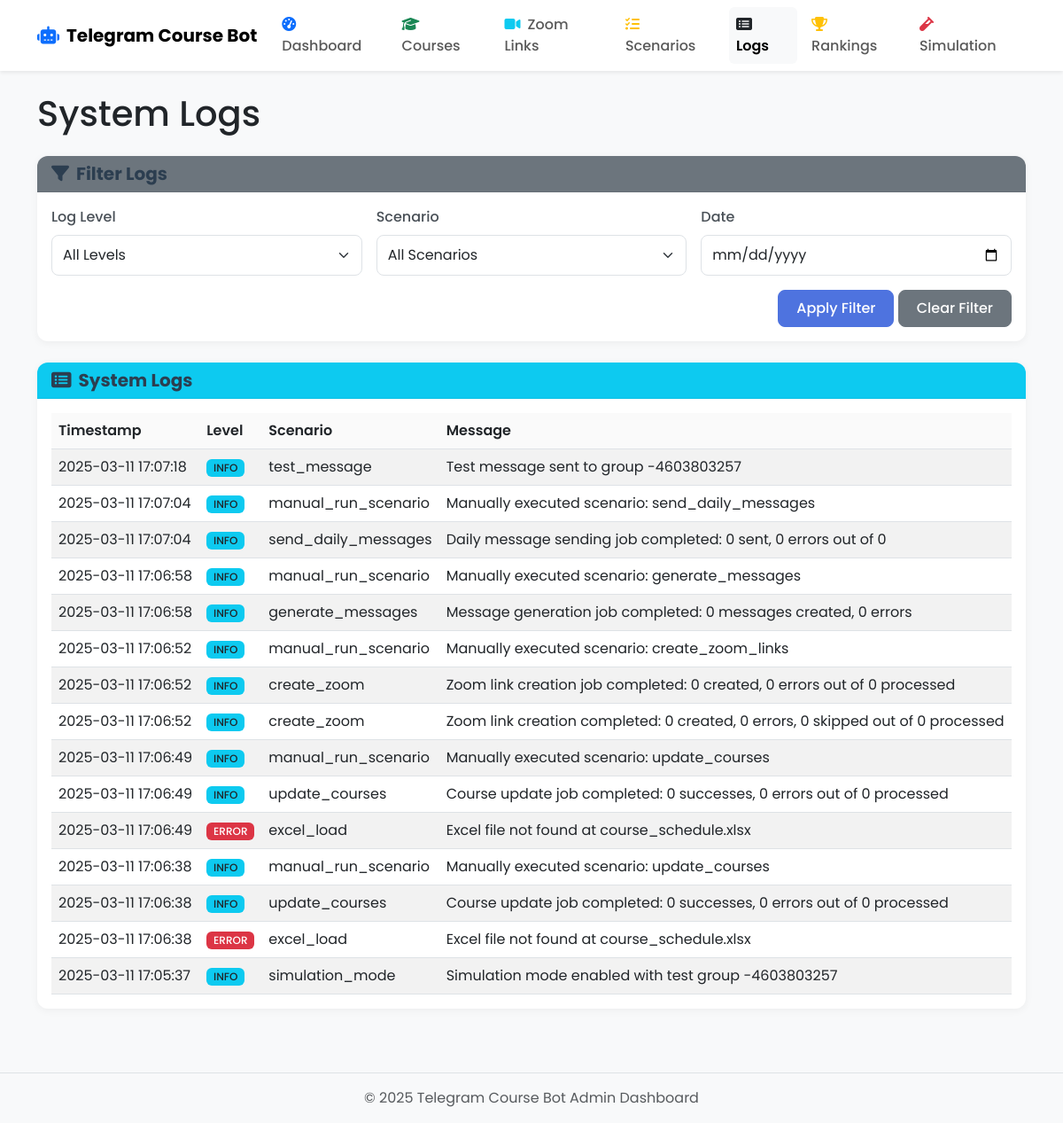
Page /logs on the earlier database version.
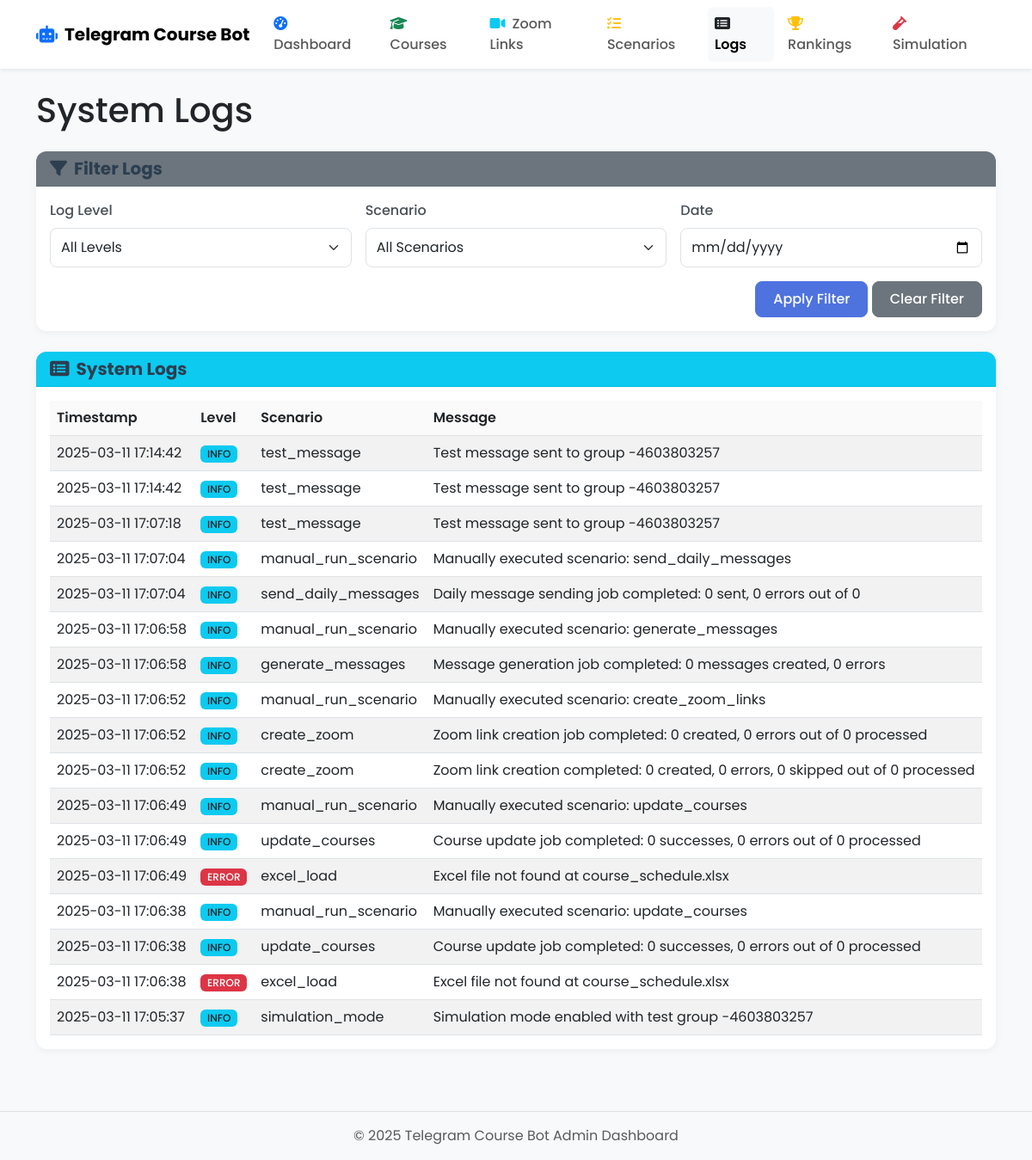
Same page on the later database version.
### models.py (models this page shows, shortened)
class Log(db.Model):
    id = db.Column(db.Integer, primary_key=True)
    level = db.Column(db.String(20), nullable=False)  # INFO, WARNING, ERROR
    scenario = db.Column(db.String(100), nullable=True)  # Which scenario the log is related to
    message = db.Column(db.Text, nullable=False)
    timestamp = db.Column(db.DateTime, default=datetime.utcnow)

### routes.py (the view)
    @app.route('/logs')
    def logs():
        all_logs = Log.query.order_by(Log.timestamp.desc()).all()
        return render_template('logs.html', logs=all_logs)

### templates/logs.html (shortened to what this page needs)
{% extends 'layout.html' %}
{% block content %}
<div class="row">
    <div class="col-12">
        <h1 class="mb-4">System Logs</h1>
    </div>
</div>
<div class="card mb-4">
    <div class="card-header bg-secondary text-white">
        <h5 class="mb-0"><i class="fas fa-filter me-2"></i>Filter Logs</h5>
    </div>
    <div class="card-body">
        <form id="filterForm" class="row g-3">
            <div class="col-md-4">
                <label for="level-filter" class="form-label">Log Level</label>
                <select id="level-filter" class="form-select">
                    <option value="all">All Levels</option>
                </select>
            </div>
            <div class="col-md-4">
                <label for="scenario-filter" class="form-label">Scenario</label>
                <select id="scenario-filter" class="form-select">
                    <option value="all">All Scenarios</option>
                </select>
            </div>
            <div class="col-md-4">
                <label for="date-filter" class="form-label">Date</label>
                <input type="date" id="date-filter" class="form-control">
            </div>
            <div class="col-12 text-end">
                <button type="button" id="apply-filter" class="btn btn-primary">Apply Filter</button>
                <button type="button" id="clear-filter" class="btn btn-secondary">Clear Filter</button>
            </div>
        </form>
    </div>
</div>
<div class="card">
    <div class="card-header bg-info text-white">
        <h5 class="mb-0"><i class="fas fa-list-alt me-2"></i>System Logs</h5>
    </div>
    <div class="card-body">
        {% if logs %}
        <div class="table-responsive">
            <table class="table table-striped table-hover" id="logs-table">
                <thead>
                    <tr>
                        <th>Timestamp</th>
                        <th>Level</th>
                        <th>Scenario</th>
                        <th>Message</th>
                    </tr>
                </thead>
                <tbody>
                    {% for log in logs %}
                    <tr class="log-row"
                        data-level="{{ log.level }}"
                        data-scenario="{{ log.scenario }}"
                        data-date="{{ log.timestamp.strftime('%Y-%m-%d') }}">
                        <td>{{ log.timestamp.strftime('%Y-%m-%d %H:%M:%S') }}</td>
                        <td>
                            {% if log.level == 'INFO' %}
                                <span class="badge bg-info text-dark">INFO</span>
                            {% elif log.level == 'WARNING' %}
                                <span class="badge bg-warning text-dark">WARNING</span>
                            {% elif log.level == 'ERROR' %}
                                <span class="badge bg-danger">ERROR</span>
                            {% endif %}
                        </td>
                        <td>{{ log.scenario or 'System' }}</td>
                        <td>{{ log.message }}</td>
                    </tr>
                    {% endfor %}
                </tbody>
            </table>
        </div>
        {% else %}
        <div class="alert alert-info">No logs available.</div>
        {% endif %}
    </div>
</div>
{% endblock %}

### templates/layout.html (shortened to what this page needs)
<!DOCTYPE html>
<html lang="en" data-bs-theme="light">
<head>
    <link href="https://cdn.jsdelivr.net/npm/bootstrap@5.3.0/dist/css/bootstrap.min.css" rel="stylesheet">
    <link rel="stylesheet" href="https://cdnjs.cloudflare.com/ajax/libs/font-awesome/6.4.0/css/all.min.css">
    <link rel="stylesheet" href="{{ url_for('static', filename='css/custom.css') }}">
</head>
<body>
    <nav class="navbar navbar-expand-lg navbar-light bg-white shadow-sm sticky-top">
        <div class="container">
            <a class="navbar-brand fw-bold" href="{{ url_for('dashboard') }}">
                <i class="fas fa-robot text-primary me-2"></i>Telegram Course Bot
            </a>
            <div class="collapse navbar-collapse" id="navbarNav">
                <ul class="navbar-nav ms-auto">
                    <li class="nav-item mx-1">
                        <a class="nav-link rounded {% if request.path == '/' or request.path == '/admin' %}active bg-light{% endif %}"
                           href="{{ url_for('dashboard') }}">
                            <i class="fas fa-tachometer-alt me-1 text-primary"></i> Dashboard
                        </a>
                    </li>
                    <li class="nav-item mx-1">
                        <a class="nav-link rounded {% if request.path == '/courses' %}active bg-light{% endif %}"
                           href="{{ url_for('courses') }}">
                            <i class="fas fa-graduation-cap me-1 text-success"></i> Courses
                        </a>
                    </li>
                    <li class="nav-item mx-1">
                        <a class="nav-link rounded {% if request.path == '/zoom-links' %}active bg-light{% endif %}"
                           href="{{ url_for('zoom_links') }}">
                            <i class="fas fa-video me-1 text-info"></i> Zoom Links
                        </a>
                    </li>
                    <li class="nav-item mx-1">
                        <a class="nav-link rounded {% if request.path == '/scenarios' %}active bg-light{% endif %}"
                           href="{{ url_for('scenarios') }}">
                            <i class="fas fa-tasks me-1 text-warning"></i> Scenarios
                        </a>
                    </li>
                    <li class="nav-item mx-1">
                        <a class="nav-link rounded {% if request.path == '/logs' %}active bg-light{% endif %}"
                           href="{{ url_for('logs') }}">
                            <i class="fas fa-list-alt me-1 text-dark"></i> Logs
                        </a>
                    </li>
                    <li class="nav-item mx-1">
                        <a class="nav-link rounded {% if request.path == '/rankings' %}active bg-light{% endif %}"
                           href="{{ url_for('rankings') }}">
                            <i class="fas fa-trophy me-1 text-warning"></i> Rankings
                        </a>
                    </li>
                    <li class="nav-item mx-1">
                        <a class="nav-link rounded {% if request.path == '/simulation' %}active bg-light{% endif %}"
                           href="{{ url_for('simulation') }}">
                            <i class="fas fa-vial me-1 text-danger"></i> Simulation
                        </a>
                    </li>
                </ul>
            </div>
        </div>
    </nav>
    <div class="container mt-4 mb-5">
        {% block content %}{% endblock %}
    </div>
    <footer class="footer bg-light py-3 mt-auto border-top">
        <div class="container text-center">
            <span class="text-muted">© 2025 Telegram Course Bot Admin Dashboard</span>
        </div>
    </footer>
</body>
</html>

### static/css/custom.css (style rules this page uses)
body { min-height: 100vh; display: flex; flex-direction: column; font-family: 'Poppins', sans-serif; background-color: #f8f9fa; color: #212529; }
.footer { margin-top: auto; }
.card { border-radius: 0.75rem; box-shadow: 0 2px 10px rgba(0, 0, 0, 0.05); margin-bottom: 1.5rem; border: none; background-color: #ffffff; transition: transform 0.2s, box-shadow 0.2s; }
.card-header { background-color: rgba(0, 0, 0, 0.01); border-bottom: 1px solid rgba(0, 0, 0, 0.05); border-top-left-radius: 0.75rem !important; border-top-right-radius: 0.75rem !important; font-weight: 600; }
.card-header h5, .card-header .h5 { font-weight: 700; color: #2c3e50; margin: 0; }
.btn { border-radius: 0.5rem; padding: 0.5rem 1.25rem; font-weight: 500; transition: all 0.2s; }
.btn-primary { background-color: #4e73df; border-color: #4e73df; }
.table { width: 100%; margin-bottom: 0; color: #212529; }
.table th { font-weight: 600; background-color: rgba(0, 0, 0, 0.02); }
.badge { font-weight: 500; padding: 0.35em 0.65em; border-radius: 0.375rem; }
.navbar { box-shadow: 0 0.125rem 0.25rem rgba(0, 0, 0, 0.075); }
.navbar .nav-link { font-weight: 500; padding: 0.5rem 1rem; transition: all 0.2s; }
.navbar .nav-link.active { font-weight: 600; }
.form-control, .form-select { border-radius: 0.5rem; padding: 0.625rem 0.75rem; border: 1px solid #dee2e6; transition: border-color 0.2s, box-shadow 0.2s; }
form label { font-weight: 500; margin-bottom: 0.5rem; color: #495057; }

Differences in the rows shown:
added Log: timestamp "2025-03-11 17:14:42", level "INFO", scenario "test_message", message "Test message sent to group -4603803257"
added Log: timestamp "2025-03-11 17:14:42", level "INFO", scenario "test_message", message "Test message sent to group -4603803257"
